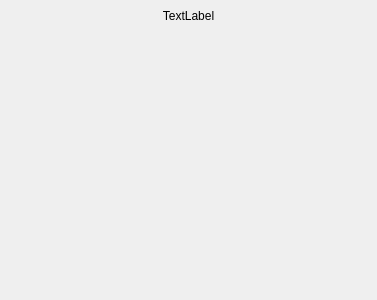
<?xml version="1.0" encoding="UTF-8"?>
<ui version="4.0">
 <class>CalendarCell</class>
 <widget class="QWidget" name="CalendarCell">
  <property name="geometry">
   <rect>
    <x>0</x>
    <y>0</y>
    <width>377</width>
    <height>300</height>
   </rect>
  </property>
  <property name="windowTitle">
   <string>Form</string>
  </property>
  <layout class="QVBoxLayout" name="verticalLayout">
   <property name="spacing">
    <number>0</number>
   </property>
   <property name="leftMargin">
    <number>2</number>
   </property>
   <property name="topMargin">
    <number>1</number>
   </property>
   <property name="rightMargin">
    <number>2</number>
   </property>
   <property name="bottomMargin">
    <number>0</number>
   </property>
   <item>
    <widget class="QFrame" name="frame">
     <property name="sizePolicy">
      <sizepolicy hsizetype="Preferred" vsizetype="Preferred">
       <horstretch>0</horstretch>
       <verstretch>1</verstretch>
      </sizepolicy>
     </property>
     <property name="frameShape">
      <enum>QFrame::NoFrame</enum>
     </property>
     <property name="frameShadow">
      <enum>QFrame::Raised</enum>
     </property>
     <layout class="QHBoxLayout" name="horizontalLayout_2">
      <property name="spacing">
       <number>0</number>
      </property>
      <property name="leftMargin">
       <number>0</number>
      </property>
      <property name="topMargin">
       <number>0</number>
      </property>
      <property name="rightMargin">
       <number>0</number>
      </property>
      <property name="bottomMargin">
       <number>0</number>
      </property>
      <item>
       <widget class="QFrame" name="frame_3">
        <property name="sizePolicy">
         <sizepolicy hsizetype="Expanding" vsizetype="Preferred">
          <horstretch>1</horstretch>
          <verstretch>0</verstretch>
         </sizepolicy>
        </property>
        <property name="frameShape">
         <enum>QFrame::NoFrame</enum>
        </property>
        <property name="frameShadow">
         <enum>QFrame::Raised</enum>
        </property>
       </widget>
      </item>
      <item>
       <widget class="QLabel" name="date_label">
        <property name="sizePolicy">
         <sizepolicy hsizetype="Preferred" vsizetype="Preferred">
          <horstretch>1</horstretch>
          <verstretch>0</verstretch>
         </sizepolicy>
        </property>
        <property name="text">
         <string>TextLabel</string>
        </property>
        <property name="alignment">
         <set>Qt::AlignCenter</set>
        </property>
       </widget>
      </item>
      <item>
       <widget class="QFrame" name="frame_4">
        <property name="sizePolicy">
         <sizepolicy hsizetype="Expanding" vsizetype="Preferred">
          <horstretch>1</horstretch>
          <verstretch>0</verstretch>
         </sizepolicy>
        </property>
        <property name="frameShape">
         <enum>QFrame::NoFrame</enum>
        </property>
        <property name="frameShadow">
         <enum>QFrame::Raised</enum>
        </property>
        <layout class="QHBoxLayout" name="horizontalLayout_3">
         <property name="spacing">
          <number>0</number>
         </property>
         <property name="leftMargin">
          <number>0</number>
         </property>
         <property name="topMargin">
          <number>0</number>
         </property>
         <property name="rightMargin">
          <number>0</number>
         </property>
         <property name="bottomMargin">
          <number>0</number>
         </property>
        </layout>
       </widget>
      </item>
     </layout>
    </widget>
   </item>
   <item>
    <widget class="QFrame" name="frame_2">
     <property name="sizePolicy">
      <sizepolicy hsizetype="Preferred" vsizetype="Preferred">
       <horstretch>0</horstretch>
       <verstretch>9</verstretch>
      </sizepolicy>
     </property>
     <property name="frameShape">
      <enum>QFrame::NoFrame</enum>
     </property>
     <property name="frameShadow">
      <enum>QFrame::Raised</enum>
     </property>
     <layout class="QHBoxLayout" name="horizontalLayout">
      <property name="spacing">
       <number>0</number>
      </property>
      <property name="leftMargin">
       <number>0</number>
      </property>
      <property name="topMargin">
       <number>0</number>
      </property>
      <property name="rightMargin">
       <number>0</number>
      </property>
      <property name="bottomMargin">
       <number>0</number>
      </property>
      <item>
       <layout class="QVBoxLayout" name="event_layout">
        <property name="spacing">
         <number>1</number>
        </property>
        <property name="topMargin">
         <number>0</number>
        </property>
       </layout>
      </item>
     </layout>
    </widget>
   </item>
  </layout>
 </widget>
 <resources/>
 <connections/>
</ui>
